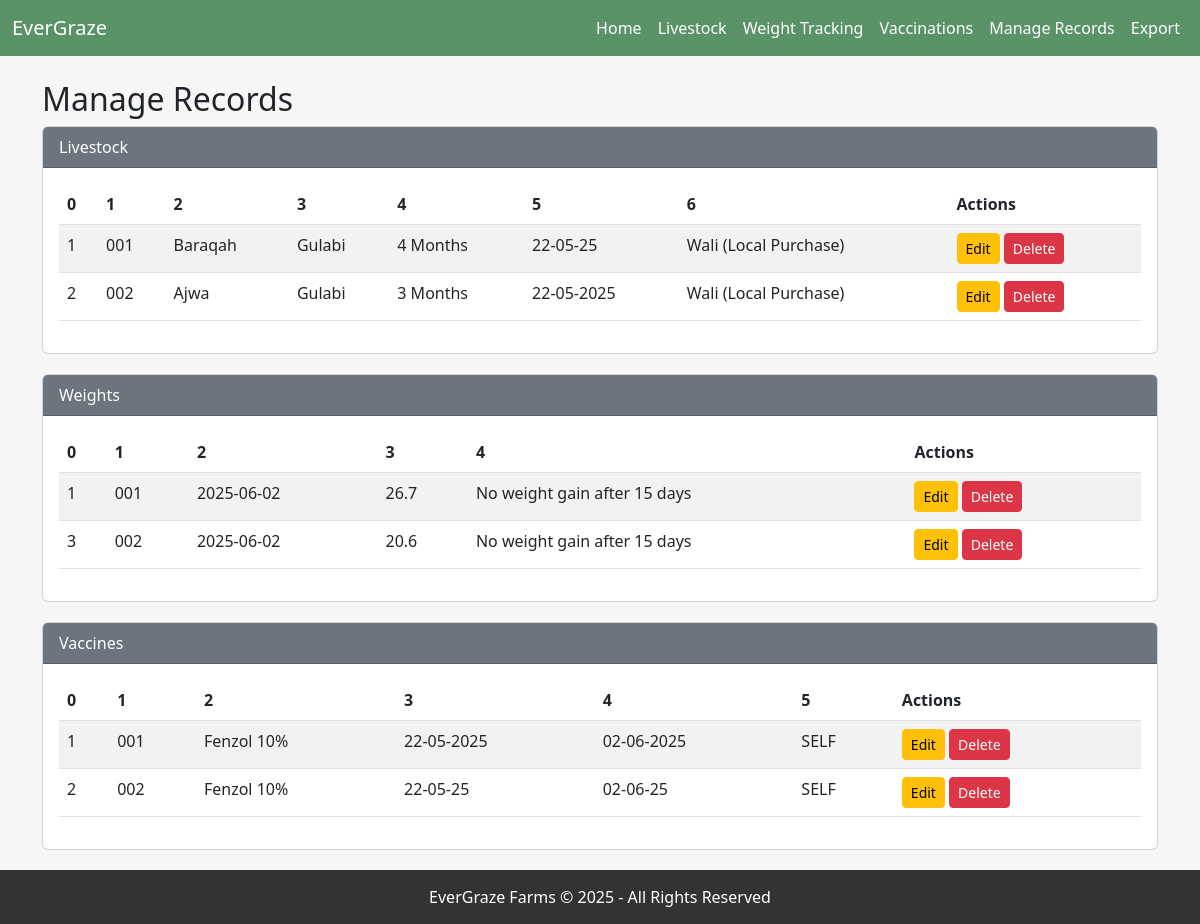
/manage, run on the app's committed database.
### tables this page shows
CREATE TABLE "livestock" (
                    id INTEGER PRIMARY KEY AUTOINCREMENT,
                    animal_id TEXT, name TEXT, breed TEXT, age TEXT, purchase_date TEXT, source TEXT
                );

CREATE TABLE weight_tracking (
    id INTEGER PRIMARY KEY AUTOINCREMENT,
    animal_id TEXT,
    date TEXT,
    weight REAL,
    notes TEXT
);

CREATE TABLE vaccinations (
    id INTEGER PRIMARY KEY AUTOINCREMENT,
    animal_id TEXT,
    vaccine_name TEXT,
    date_given TEXT,
    next_due TEXT,
    vet_name TEXT
);

### app.py (the view)
@app.route('/manage')
def manage():
    conn = connect_db()
    cursor = conn.cursor()
    cursor.execute("SELECT * FROM livestock")
    livestock = cursor.fetchall()
    cursor.execute("SELECT * FROM weight_tracking")
    weights = cursor.fetchall()
    cursor.execute("SELECT * FROM vaccinations")
    vaccines = cursor.fetchall()
    conn.close()
    return render_template('manage.html', livestock=livestock, weights=weights, vaccines=vaccines)

### app.py (called while the page is built)
def connect_db():
    return sqlite3.connect(DB_PATH)

### templates/manage.html
{% extends "layout.html" %}
{% block content %}
<h2>Manage Records</h2>
{% for label, items, table in [('Livestock', livestock, 'livestock'), ('Weights', weights, 'weight_tracking'), ('Vaccines', vaccines, 'vaccinations')] %}
<div class="card hover-effect">
    <div class="card-header bg-secondary text-white">{{ label }}</div>
    <div class="card-body p-3">
        <div class="table-responsive">
        <table class="table table-striped">
            <thead><tr>{% for col in items[0] %}<th>{{ loop.index0 }}</th>{% endfor %}<th>Actions</th></tr></thead>
            <tbody>
            {% for record in items %}
            <tr>
                {% for col in record %}<td>{{ col }}</td>{% endfor %}
                <td>
                    <a href="/edit/{{ table }}/{{ record[0] }}" class="btn btn-sm btn-warning">Edit</a>
                    <form method="post" action="/delete/{{ table }}/{{ record[0] }}" style="display:inline-block;">
                        <button onclick="return confirm('Delete this record?')" class="btn btn-sm btn-danger">Delete</button>
                    </form>
                </td>
            </tr>
            {% endfor %}
            </tbody>
        </table>
        </div>
    </div>
</div>
{% endfor %}
{% endblock %}

### templates/layout.html (shortened to what this page needs)
<!DOCTYPE html>
<html lang="en">
<head>
    <link href="https://cdn.jsdelivr.net/npm/bootstrap@5.3.0/dist/css/bootstrap.min.css" rel="stylesheet">
</head>
<body>
    <nav class="navbar navbar-expand-lg navbar-dark">
      <div class="container-fluid">
        <a class="navbar-brand" href="/">EverGraze</a>
        <div class="collapse navbar-collapse" id="navbarNav">
          <ul class="navbar-nav ms-auto">
            <li class="nav-item"><a class="nav-link" href="/">Home</a></li>
            <li class="nav-item"><a class="nav-link" href="/livestock">Livestock</a></li>
            <li class="nav-item"><a class="nav-link" href="/weight">Weight Tracking</a></li>
            <li class="nav-item"><a class="nav-link" href="/vaccination">Vaccinations</a></li>
            <li class="nav-item"><a class="nav-link" href="/manage">Manage Records</a></li>
            <li class="nav-item"><a class="nav-link" href="/export_select">Export</a></li>
          </ul>
        </div>
      </div>
    </nav>
    <div class="container mt-4">
        {% block content %}{% endblock %}
    </div>
    <footer>
        EverGraze Farms &copy; 2025 - All Rights Reserved
    </footer>
</body>
</html>

### templates/layout.html (style rules this page uses)
body { background-color: #f6f6f6; }
.navbar { background-color: #5a9367; }
.navbar-brand, .nav-link { color: white !important; }
.card { margin-bottom: 20px; }
footer { background-color: #333; color: white; text-align: center; padding: 15px 0; }

### data on the page
livestock: record "1", animal "001", name "Baraqah", breed "Gulabi", age "4 Months", purchase_date "22-05-25", source "Wali (Local Purchase)"
livestock: record "2", animal "002", name "Ajwa", breed "Gulabi", age "3 Months", purchase_date "22-05-2025", source "Wali (Local Purchase)"
weight_tracking: record "1", animal "001", date "2025-06-02", weight "26.7", notes "No weight gain after 15 days"
weight_tracking: record "3", animal "002", date "2025-06-02", weight "20.6", notes "No weight gain after 15 days"
vaccinations: record "1", animal "001", vaccine_name "Fenzol 10%", date_given "22-05-2025", next_due "02-06-2025", vet_name "SELF"
vaccinations: record "2", animal "002", vaccine_name "Fenzol 10%", date_given "22-05-25", next_due "02-06-25", vet_name "SELF"

### other printed values
{{ label }} "Livestock" "Weights" "Vaccines"
